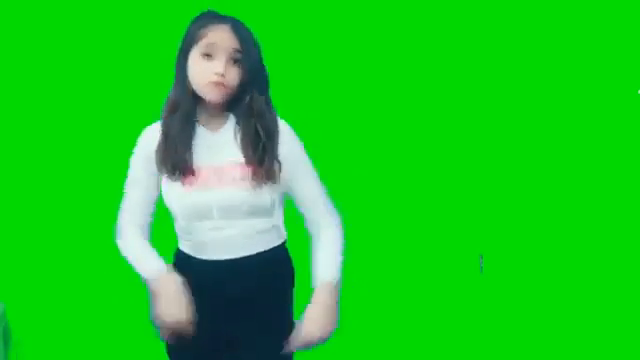
#> input picture frame 73 of 크로마키/imgs/dancing_girl/dancing_girl.mp4, 640 x 360 px
$ python template_matching_single_vid_def.py
#> lines starting #> are read from the running program, lines starting #| are printed output that depends on the picture; after the words box and inside, x2 and y2 are one past the last pixel; in counts of white or black regions, pixels touching at a corner belong together
import cv2 as cv
import numpy as np
from matplotlib import pyplot as plt

cap = cv.VideoCapture('imgs/dancing_girl/dancing_girl.mp4')

#methods = ['cv2.TM_CCOEFF','cv2.TM_CCOEFF_NORMED','cv2.TM_CCORR','cv2.TM_CCORR_NORMED','cv2.TM_SQDIFF','cv2.TM_SQDIFF_NORMED']
method = 'TM_CCOEFF_NORMED'

def vyongs_detect(template_file_name, threshold):

    template = cv.imread(template_file_name,0)
    w, h = template.shape[::-1]

    res = cv.matchTemplate(img_gray,template,cv.TM_CCOEFF_NORMED)
    min_val,max_val,min_loc, max_loc = cv.minMaxLoc(res)

    if method in [cv.TM_SQDIFF, cv.TM_SQDIFF_NORMED]:
        top_left = min_loc
    else:
        top_left = max_loc
    ##    print(type(top_left)) # type == tuple
    ##    print(top_left) # (x,y)
    bottom_right = (top_left[0]+w,top_left[1]+h)
    cv.rectangle(img_rgb,top_left,bottom_right,255,2)


while True:
    ret, img_rgb = cap.read()
#> img_rgb is the input picture: shape (360, 640, 3); mean B, G, R 33.3, 198.4, 27.7

    if (ret):
        img_gray = cv.cvtColor(img_rgb, cv.COLOR_BGR2GRAY)

        #head
        vyongs_detect('imgs/dancing_girl/head.jpg', 0.9)
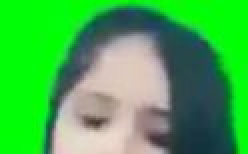
#> input picture 크로마키/imgs/dancing_girl/head.JPG, 124 x 77 px, found by its file name (shown 2 times larger)
#> in vyongs_detect, `res = cv.matchTemplate(img_gray,template,cv.TM_CCOEFF_NORMED)`:
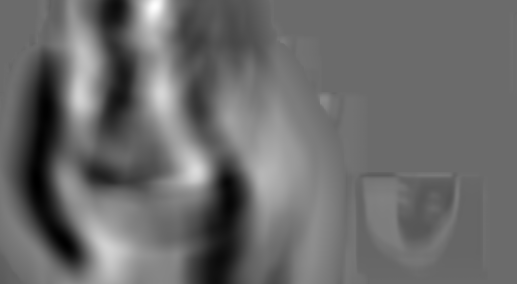
#> res: shape (284, 517) float32; min -0.548, max 0.758, mean 0.00133; drawn with min black and max white
#> in vyongs_detect, `min_val,max_val,min_loc, max_loc = cv.minMaxLoc(res)`: min_val = -0.548; max_val = 0.758; min_loc = (37, 183); max_loc = (154, 6)
#> in vyongs_detect, `bottom_right = (top_left[0]+w,top_left[1]+h)`: bottom_right = (278, 83)
#> in vyongs_detect, `cv.rectangle(img_rgb,top_left,bottom_right,255,2)`: img_rgb: shape (360, 640, 3); 0.52% of pixels changed, all inside (x1, y1, x2, y2) = (153, 5, 280, 85)

        #right arm
        vyongs_detect('imgs/dancing_girl/right_arm.jpg', 0.95)
#> call 2 of vyongs_detect, with template_file_name = 'imgs/dancing_girl/right_arm.jpg', threshold = 0.95
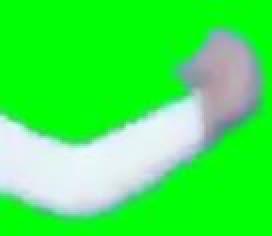
#> input picture 크로마키/imgs/dancing_girl/right_arm.JPG, 136 x 118 px, found by its file name (shown 2 times larger)
#> in vyongs_detect (call 2), `res = cv.matchTemplate(img_gray,template,cv.TM_CCOEFF_NORMED)`:
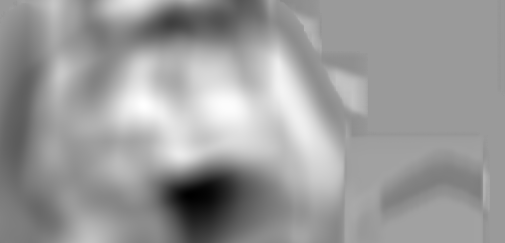
#> res: shape (243, 505) float32; min -0.627, max 0.407, mean 0.000426; drawn with min black and max white
#> in vyongs_detect (call 2), `min_val,max_val,min_loc, max_loc = cv.minMaxLoc(res)`: min_val = -0.627; max_val = 0.407; min_loc = (190, 195); max_loc = (143, 105)
#> in vyongs_detect (call 2), `bottom_right = (top_left[0]+w,top_left[1]+h)`: bottom_right = (279, 223)
#> in vyongs_detect (call 2), `cv.rectangle(img_rgb,top_left,bottom_right,255,2)`: img_rgb: shape (360, 640, 3); mean B, G, R 35.2, 196.3, 26.7

        #left arm
        vyongs_detect('imgs/dancing_girl/left_arm.jpg', 0.95)
#> call 3 of vyongs_detect, with template_file_name = 'imgs/dancing_girl/left_arm.jpg', threshold = 0.95
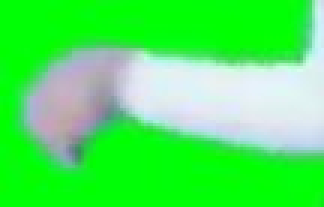
#> input picture 크로마키/imgs/dancing_girl/left_arm.JPG, 108 x 69 px, found by its file name (shown 3 times larger)
#> in vyongs_detect (call 3), `res = cv.matchTemplate(img_gray,template,cv.TM_CCOEFF_NORMED)`:
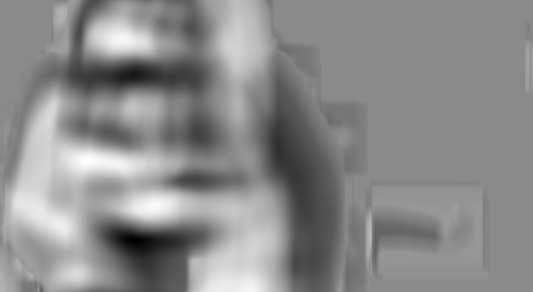
#> res: shape (292, 533) float32; min -0.536, max 0.451, mean 0.00363; drawn with min black and max white
#> in vyongs_detect (call 3), `min_val,max_val,min_loc, max_loc = cv.minMaxLoc(res)`: min_val = -0.536; max_val = 0.451; min_loc = (134, 239); max_loc = (89, 160)
#> in vyongs_detect (call 3), `bottom_right = (top_left[0]+w,top_left[1]+h)`: bottom_right = (197, 229)
#> in vyongs_detect (call 3), `cv.rectangle(img_rgb,top_left,bottom_right,255,2)`:
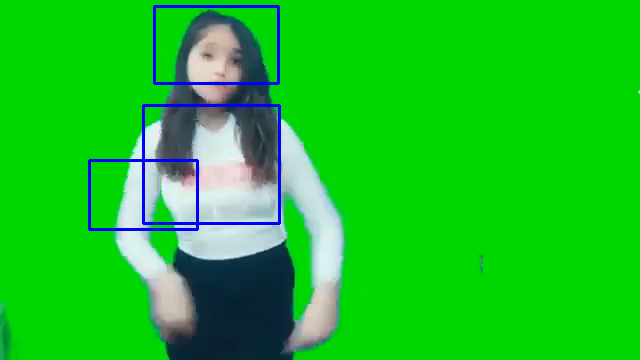
#> img_rgb: shape (360, 640, 3); mean B, G, R 35.8, 195.3, 26.3


        cv.imshow('result', img_rgb)
        if cv.waitKey(1) & 0xFF == ord('q'):
#> (key q is pressed here)
                break
    else:
        break

cap.release()
cv.destroyAllWindows()

$ run again, starting later in the video
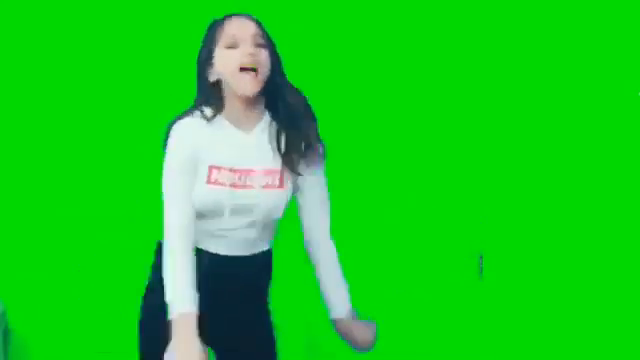
#> input picture frame 328 of 크로마키/imgs/dancing_girl/dancing_girl.mp4, 640 x 360 px
#> img_rgb is the input picture: shape (360, 640, 3); mean B, G, R 31, 201.1, 26.1
#> min_val = -0.555; max_val = 0.563; min_loc = (87, 283); max_loc = (177, 1)
#> bottom_right = (301, 78)
#> img_rgb: shape (360, 640, 3); 0.52% of pixels changed, all inside (x1, y1, x2, y2) = (176, 0, 303, 80)
#> template: shape (118, 136)
#> res: shape (243, 505) float32
#> img_rgb: shape (360, 640, 3); mean B, G, R 33, 198.9, 25.1
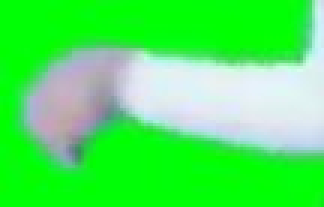
#> input picture 크로마키/imgs/dancing_girl/left_arm.JPG, 108 x 69 px, found by its file name (shown 3 times larger)
#> template: shape (69, 108)
#> res: shape (292, 533) float32
#> min_val = -0.473; max_val = 0.492; min_loc = (163, 236); max_loc = (128, 104)
#> bottom_right = (236, 173)
#> in vyongs_detect (call 3), `cv.rectangle(img_rgb,top_left,bottom_right,255,2)`:
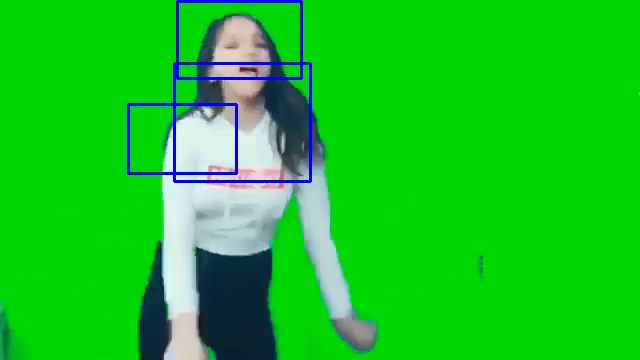
#> img_rgb: shape (360, 640, 3); mean B, G, R 33.7, 197.9, 24.7

$ run again, starting later in the video
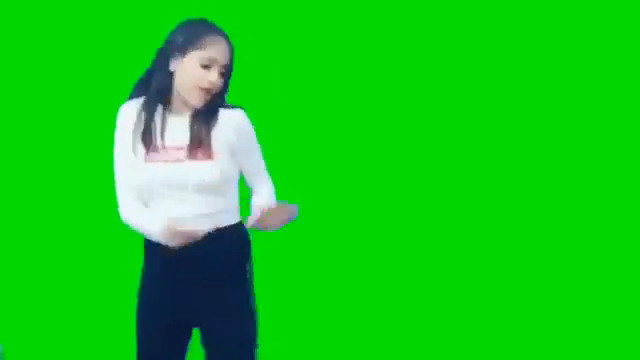
#> input picture frame 584 of 크로마키/imgs/dancing_girl/dancing_girl.mp4, 640 x 360 px
#> img_rgb is the input picture: shape (360, 640, 3); mean B, G, R 25.5, 200.5, 20.3
#> min_val = -0.586; max_val = 0.557; min_loc = (30, 90); max_loc = (62, 230)
#> bottom_right = (186, 307)
#> img_rgb: shape (360, 640, 3); 0.52% of pixels changed, all inside (x1, y1, x2, y2) = (61, 229, 188, 309)
#> template: shape (118, 136)
#> res: shape (243, 505) float32
#> img_rgb: shape (360, 640, 3); mean B, G, R 27.4, 198.3, 19.4
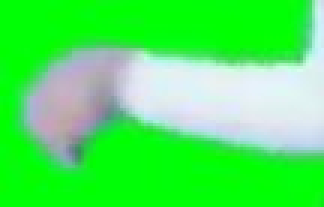
#> input picture 크로마키/imgs/dancing_girl/left_arm.JPG, 108 x 69 px, found by its file name (shown 3 times larger)
#> template: shape (69, 108)
#> res: shape (292, 533) float32
#> min_val = -0.492; max_val = 0.58; min_loc = (101, 227); max_loc = (77, 182)
#> bottom_right = (185, 251)
#> in vyongs_detect (call 3), `cv.rectangle(img_rgb,top_left,bottom_right,255,2)`:
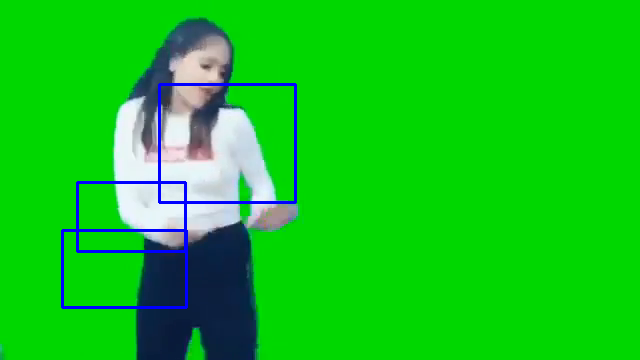
#> img_rgb: shape (360, 640, 3); mean B, G, R 28.1, 197.5, 19.1
